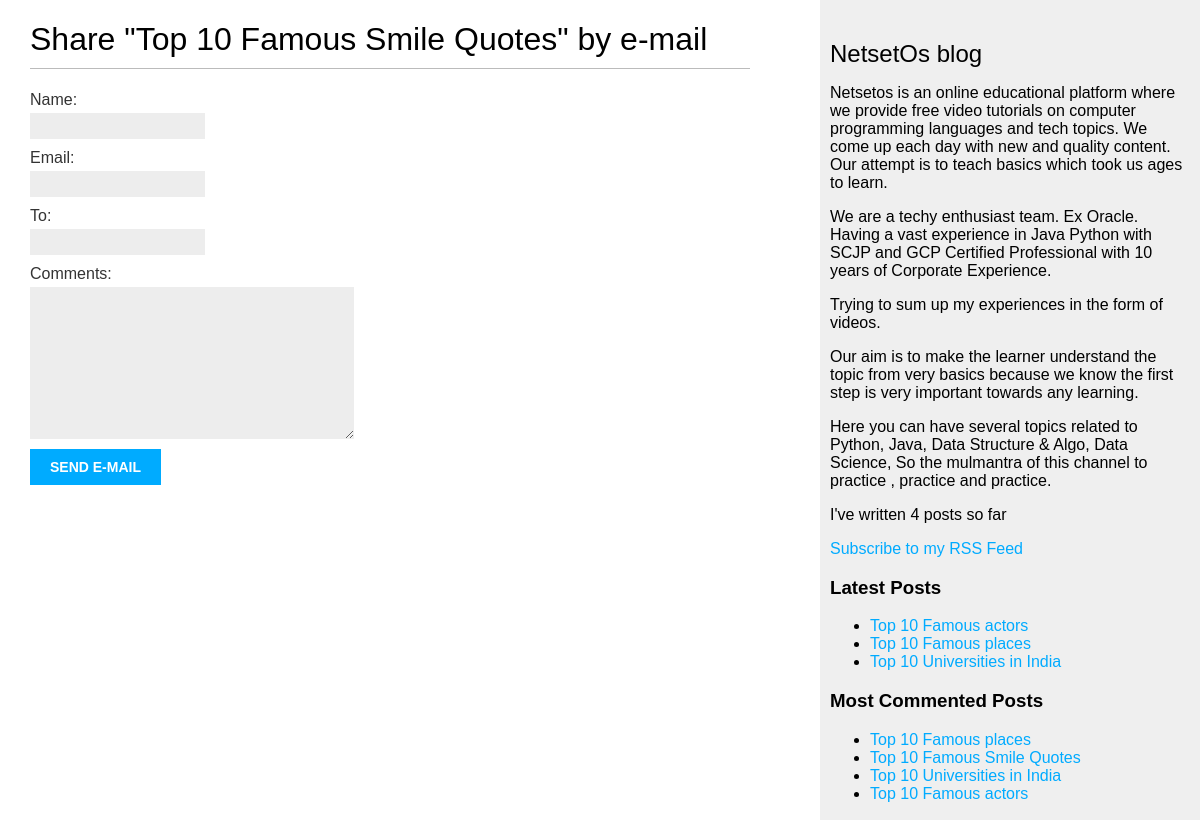
Screenshot of /blog/1/share/ with the database file from the repository.
### blog/models.py (models this page shows, shortened)
class Post(models.Model):
    STATUS_CHOICES= ( ('draft','Draft'),('published','Published'),
                      )
    title = models.CharField(max_length=250)
    slug = models.SlugField(max_length=250, unique_for_date='publish')
    author = models.ForeignKey(User,on_delete=models.CASCADE,related_name='blog_posts')
    body = models.TextField()
    publish = models.DateTimeField(default=timezone.now)
    created = models.DateTimeField(auto_now_add=True)
    updated = models.DateTimeField(auto_now=True)
    status = models.CharField(max_length=10,choices=STATUS_CHOICES,default='draft')
    objects = models.Manager()
    published = PublishedManager()
    tags = TaggableManager()
    def get_absolute_url(self):
        return reverse('blog:post_detail',
                    args=[self.publish.year,
                          self.publish.month,
                          self.publish.day,
                          self.slug])
    class Meta:
        ordering = ('-publish',)

### blog/views.py (the view)
def post_share(request,post_id):
    post = get_object_or_404(Post,id=post_id,status='published')
    sent = False
    if request.method == 'POST':
        form = EmailPostForm(request.POST)
        if form.is_valid():
            cd = form.cleaned_data
            post_url = request.build_absolute_uri(post.get_absolute_url())
            subject = f"{cd['name']} recommends you read" f"{post.title}"
            message = f"Read {post.title} at {post_url}\n\n" f"{cd['name']}\'s comments: {cd['comments']}"
            send_mail(subject,message,'netsetos@gmail.com', [cd['to']])
            sent = True
    else:
        form = EmailPostForm()
    return render(request,'blog/post/share.html',{'post':post,
                                                  'form':form,
                                                  'sent':sent})

### blog/forms.py
class EmailPostForm(forms.Form):
    name = forms.CharField(max_length=25)
    email = forms.EmailField()
    to = forms.EmailField()
    comments = forms.CharField(required=False,widget=forms.Textarea)

### blog/models.py (called while the page is built)
    def get_queryset(self):
        return super(PublishedManager,self).get_queryset().filter(status='published')

### blog/templatetags/blog_tags.py (called while the page is built)
@register.simple_tag
def total_posts():
    return Post.published.count()

@register.simple_tag
def get_most_commented_posts(count=5):
    return Post.published.annotate(
        total_comments=Count('comments')
    ).order_by('-total_comments')[:count]

@register.inclusion_tag('blog/post/latest_posts.html')
def show_latest_posts(count=5):
    latest_posts = Post.published.order_by('-publish')[:count]
    return {'latest_posts':latest_posts}

### blog/templates/blog/post/share.html (shortened to what this page needs)
{% extends "blog/base.html" %}
{% block content %}
{% if sent %}
  <h1>E-mail sent successfully</h1>
<p>
    "{{ post.title }}" was successfully sent to {{ form.cleaned_data.to }}
</p>
{% else %}
  <h1>Share "{{ post.title }}" by e-mail</h1>
  <form method="post">
      {{ form.as_p }}
      <input type="submit" value="Send E-Mail">
  </form>
{% endif %}
{% endblock %}

### blog/templates/blog/base.html (shortened to what this page needs)
{% load blog_tags %}
{% load static %}
<html>
<head>
  <link href="{% static "css/blog.css" %}" rel="stylesheet">
</head>
<body>
  <div id="content">
    {% block content %}
    {% endblock %}
  </div>
  <div id="sidebar">
    <h2>NetsetOs blog</h2>
    <p>Netsetos is an online educational platform where we provide free video tutorials on computer programming languages and tech topics. We come up each day with new and quality content.
      Our attempt is to teach basics which took us ages to learn.</p>
    <p>We are a techy enthusiast team. Ex Oracle. Having a vast experience in Java Python with SCJP and GCP Certified Professional with 10 years of Corporate Experience.</p>
    <p>Trying to sum up my experiences in the form of videos.</p>
    <p>Our aim is to make the learner understand the topic from very basics because we know the first step is very important towards any learning.</p>
<p>Here you can have several topics related to Python, Java, Data Structure & Algo, Data Science, So the mulmantra of this channel to practice , practice and practice.</p>
    <p>I've written {% total_posts %} posts so far</p>
      <p>
          <a href="{% url "blog:post_feed" %}">Subscribe to my RSS Feed</a>
      </p>
    <h3>Latest Posts</h3>
    {% show_latest_posts 3 %}
    <h3>Most Commented Posts</h3>
    {% get_most_commented_posts as most_commented_posts %}
    <ul>
      {% for post in most_commented_posts %}
      <li>
        <a href="{{ post.get_absolute_url }}">{{ post.title }}</a>
      </li>
      {% endfor %}
    </ul>
  </div>
</body>
</html>

### blog/templates/blog/post/latest_posts.html
<ul>
    {% for post in latest_posts %}
    <li>
        <a href="{{ post.get_absolute_url }}">{{ post.title }}</a>
    </li>
    {% endfor %}
</ul>

### blog/static/css/blog.css (style rules this page uses)
body { margin:0; padding:0; font-family:helvetica, sans-serif; }
a { color:#00abff; text-decoration:none; }
h1 { font-weight:normal; border-bottom:1px solid #bbb; padding:0 0 10px 0; }
h2 { font-weight:normal; margin:30px 0 0; }
#content { float:left; width:60%; padding:0 0 0 30px; }
#sidebar { float:right; width:30%; padding:10px; background:#efefef; height:100%; }
label { float:left; clear:both; color:#333; margin-bottom:4px; }
input, textarea { clear:both; float:left; margin:0 0 10px; background:#ededed; border:0; padding:6px 10px; font-size:12px; }
input[type=submit] { font-weight:bold; background:#00abff; color:#fff; padding:10px 20px; font-size:14px; text-transform:uppercase; }

### rows the page displays
Post: title "Top 10 Famous Smile Quotes"
Post: title "Top 10 Famous actors"
Post: title "Top 10 Famous places"
Post: title "Top 10 Universities in India"
